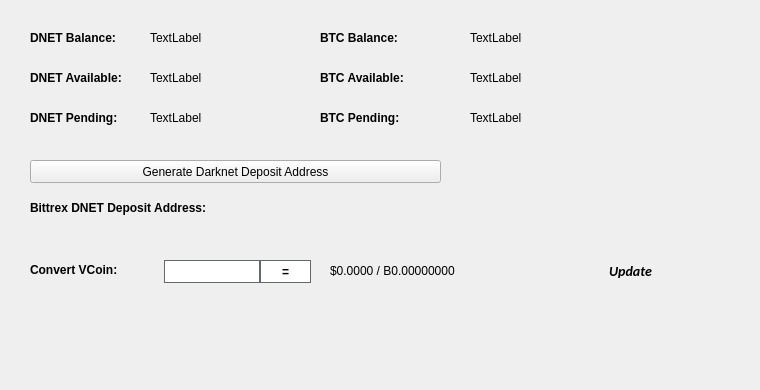
   <widget class="QWidget" name="BalanceTab">
    <attribute name="title">
     <string>Balance</string>
    </attribute>
    <widget class="QLabel" name="BitcoinBalanceLabel">
     <property name="geometry">
      <rect>
       <x>470</x>
       <y>30</y>
       <width>150</width>
       <height>16</height>
      </rect>
     </property>
     <property name="text">
      <string>TextLabel</string>
     </property>
    </widget>
    <widget class="QLabel" name="DNETBalanceLabel">
     <property name="geometry">
      <rect>
       <x>150</x>
       <y>30</y>
       <width>150</width>
       <height>16</height>
      </rect>
     </property>
     <property name="text">
      <string>TextLabel</string>
     </property>
    </widget>
    <widget class="QLabel" name="label_11">
     <property name="geometry">
      <rect>
       <x>30</x>
       <y>30</y>
       <width>101</width>
       <height>16</height>
      </rect>
     </property>
     <property name="font">
      <font>
       <weight>75</weight>
       <bold>true</bold>
      </font>
     </property>
     <property name="text">
      <string>DNET Balance:</string>
     </property>
    </widget>
    <widget class="QLabel" name="label_12">
     <property name="geometry">
      <rect>
       <x>320</x>
       <y>30</y>
       <width>101</width>
       <height>16</height>
      </rect>
     </property>
     <property name="font">
      <font>
       <weight>75</weight>
       <bold>true</bold>
      </font>
     </property>
     <property name="text">
      <string>BTC Balance:</string>
     </property>
    </widget>
    <widget class="QLabel" name="DNETAvailableLabel_2">
     <property name="geometry">
      <rect>
       <x>150</x>
       <y>70</y>
       <width>150</width>
       <height>16</height>
      </rect>
     </property>
     <property name="text">
      <string>TextLabel</string>
     </property>
    </widget>
    <widget class="QLabel" name="label_13">
     <property name="geometry">
      <rect>
       <x>30</x>
       <y>70</y>
       <width>111</width>
       <height>16</height>
      </rect>
     </property>
     <property name="font">
      <font>
       <weight>75</weight>
       <bold>true</bold>
      </font>
     </property>
     <property name="text">
      <string>DNET Available:</string>
     </property>
    </widget>
    <widget class="QLabel" name="label_14">
     <property name="geometry">
      <rect>
       <x>30</x>
       <y>110</y>
       <width>101</width>
       <height>16</height>
      </rect>
     </property>
     <property name="font">
      <font>
       <weight>75</weight>
       <bold>true</bold>
      </font>
     </property>
     <property name="text">
      <string>DNET Pending:</string>
     </property>
    </widget>
    <widget class="QLabel" name="DNETPendingLabel">
     <property name="geometry">
      <rect>
       <x>150</x>
       <y>110</y>
       <width>150</width>
       <height>16</height>
      </rect>
     </property>
     <property name="text">
      <string>TextLabel</string>
     </property>
    </widget>
    <widget class="QLabel" name="label_15">
     <property name="geometry">
      <rect>
       <x>320</x>
       <y>70</y>
       <width>111</width>
       <height>16</height>
      </rect>
     </property>
     <property name="font">
      <font>
       <weight>75</weight>
       <bold>true</bold>
      </font>
     </property>
     <property name="text">
      <string>BTC Available:</string>
     </property>
    </widget>
    <widget class="QLabel" name="BitcoinAvailableLabel">
     <property name="geometry">
      <rect>
       <x>470</x>
       <y>70</y>
       <width>150</width>
       <height>16</height>
      </rect>
     </property>
     <property name="text">
      <string>TextLabel</string>
     </property>
    </widget>
    <widget class="QLabel" name="label_31">
     <property name="geometry">
      <rect>
       <x>320</x>
       <y>110</y>
       <width>111</width>
       <height>16</height>
      </rect>
     </property>
     <property name="font">
      <font>
       <weight>75</weight>
       <bold>true</bold>
      </font>
     </property>
     <property name="text">
      <string>BTC Pending:</string>
     </property>
    </widget>
    <widget class="QLabel" name="BitcoinPendingLabel">
     <property name="geometry">
      <rect>
       <x>470</x>
       <y>110</y>
       <width>150</width>
       <height>16</height>
      </rect>
     </property>
     <property name="text">
      <string>TextLabel</string>
     </property>
    </widget>
    <widget class="QLabel" name="label_33">
     <property name="geometry">
      <rect>
       <x>30</x>
       <y>200</y>
       <width>221</width>
       <height>16</height>
      </rect>
     </property>
     <property name="font">
      <font>
       <weight>75</weight>
       <bold>true</bold>
      </font>
     </property>
     <property name="text">
      <string>Bittrex DNET Deposit Address:</string>
     </property>
    </widget>
    <widget class="QPushButton" name="GenDepositBTN">
     <property name="geometry">
      <rect>
       <x>30</x>
       <y>160</y>
       <width>411</width>
       <height>23</height>
      </rect>
     </property>
     <property name="text">
      <string>Generate Darknet Deposit Address</string>
     </property>
     <property name="icon">
      <iconset resource="../pivx.qrc">
       <normaloff>:/icons/bitcoin</normaloff>:/icons/bitcoin</iconset>
     </property>
    </widget>
    <widget class="QLabel" name="DepositAddressLabel">
     <property name="geometry">
      <rect>
       <x>200</x>
       <y>200</y>
       <width>261</width>
       <height>16</height>
      </rect>
     </property>
     <property name="palette">
      <palette>
       <active>
        <colorrole role="WindowText">
         <brush brushstyle="SolidPattern">
          <color alpha="255">
           <red>0</red>
           <green>0</green>
           <blue>0</blue>
          </color>
         </brush>
        </colorrole>
        <colorrole role="Text">
         <brush brushstyle="SolidPattern">
          <color alpha="255">
           <red>0</red>
           <green>0</green>
           <blue>255</blue>
          </color>
         </brush>
        </colorrole>
       </active>
       <inactive>
        <colorrole role="WindowText">
         <brush brushstyle="SolidPattern">
          <color alpha="255">
           <red>0</red>
           <green>0</green>
           <blue>0</blue>
          </color>
         </brush>
        </colorrole>
        <colorrole role="Text">
         <brush brushstyle="SolidPattern">
          <color alpha="255">
           <red>0</red>
           <green>0</green>
           <blue>255</blue>
          </color>
         </brush>
        </colorrole>
       </inactive>
       <disabled>
        <colorrole role="WindowText">
         <brush brushstyle="SolidPattern">
          <color alpha="255">
           <red>120</red>
           <green>120</green>
           <blue>120</blue>
          </color>
         </brush>
        </colorrole>
        <colorrole role="Text">
         <brush brushstyle="SolidPattern">
          <color alpha="255">
           <red>120</red>
           <green>120</green>
           <blue>120</blue>
          </color>
         </brush>
        </colorrole>
       </disabled>
      </palette>
     </property>
     <property name="font">
      <font>
       <weight>75</weight>
       <bold>true</bold>
      </font>
     </property>
     <property name="text">
      <string/>
     </property>
     <property name="alignment">
      <set>Qt::AlignRight|Qt::AlignTrailing|Qt::AlignVCenter</set>
     </property>
     <property name="textInteractionFlags">
      <set>Qt::LinksAccessibleByMouse|Qt::TextSelectableByKeyboard|Qt::TextSelectableByMouse</set>
     </property>
    </widget>
    <widget class="QLabel" name="label_8">
     <property name="geometry">
      <rect>
       <x>460</x>
       <y>300</y>
       <width>281</width>
       <height>81</height>
      </rect>
     </property>
     <property name="text">
      <string/>
     </property>
     <property name="pixmap">
      <pixmap>:/images/bittrex</pixmap>
     </property>
    </widget>
    <widget class="QWidget" name="widgetConversion" native="true">
     <property name="geometry">
      <rect>
       <x>0</x>
       <y>250</y>
       <width>751</width>
       <height>43</height>
      </rect>
     </property>
     <property name="minimumSize">
      <size>
       <width>0</width>
       <height>43</height>
      </size>
     </property>
     <property name="styleSheet">
      <string notr="true"/>
     </property>
     <widget class="QPushButton" name="btnUpdateMarketData">
      <property name="geometry">
       <rect>
        <x>575</x>
        <y>0</y>
        <width>111</width>
        <height>41</height>
       </rect>
      </property>
      <property name="sizePolicy">
       <sizepolicy hsizetype="Expanding" vsizetype="Expanding">
        <horstretch>0</horstretch>
        <verstretch>0</verstretch>
       </sizepolicy>
      </property>
      <property name="font">
       <font>
        <family>calibri</family>
        <pointsize>-1</pointsize>
        <weight>75</weight>
        <italic>true</italic>
        <bold>true</bold>
       </font>
      </property>
      <property name="styleSheet">
       <string notr="true">margin:0px;text-align:center;padding:2px;border-radius:3px;font-style:italic;width:100px;font-size:14px;font-family:calibri;font-weight:600;</string>
      </property>
      <property name="text">
       <string>Update</string>
      </property>
      <property name="iconSize">
       <size>
        <width>150</width>
        <height>35</height>
       </size>
      </property>
      <property name="autoDefault">
       <bool>true</bool>
      </property>
      <property name="default">
       <bool>true</bool>
      </property>
     </widget>
     <widget class="QLabel" name="lblConvertVCoin">
      <property name="geometry">
       <rect>
        <x>30</x>
        <y>10</y>
        <width>131</width>
        <height>20</height>
       </rect>
      </property>
      <property name="styleSheet">
       <string notr="true"/>
      </property>
      <property name="text">
       <string>&lt;html&gt;&lt;head/&gt;&lt;body&gt;&lt;p&gt;&lt;span style=&quot; font-weight:600;&quot;&gt;Convert VCoin:&lt;/span&gt;&lt;/p&gt;&lt;/body&gt;&lt;/html&gt;</string>
      </property>
     </widget>
     <widget class="QLineEdit" name="txtConvertVCoinQty">
      <property name="geometry">
       <rect>
        <x>160</x>
        <y>10</y>
        <width>100</width>
        <height>23</height>
       </rect>
      </property>
      <property name="minimumSize">
       <size>
        <width>100</width>
        <height>23</height>
       </size>
      </property>
      <property name="maximumSize">
       <size>
        <width>100</width>
        <height>16777215</height>
       </size>
      </property>
      <property name="styleSheet">
       <string notr="true">border: 1px solid #61696c;margin-left:4px;</string>
      </property>
     </widget>
     <widget class="QPushButton" name="btnConvertDarknet">
      <property name="geometry">
       <rect>
        <x>260</x>
        <y>10</y>
        <width>51</width>
        <height>23</height>
       </rect>
      </property>
      <property name="minimumSize">
       <size>
        <width>0</width>
        <height>23</height>
       </size>
      </property>
      <property name="styleSheet">
       <string notr="true">border:1px solid #61696c;background:white;font-weight:600;</string>
      </property>
      <property name="text">
       <string>=</string>
      </property>
     </widget>
     <widget class="QLabel" name="lblConvertVCoinResults">
      <property name="geometry">
       <rect>
        <x>330</x>
        <y>0</y>
        <width>201</width>
        <height>41</height>
       </rect>
      </property>
      <property name="styleSheet">
       <string notr="true"/>
      </property>
      <property name="text">
       <string>$0.0000 / B0.00000000</string>
      </property>
     </widget>
     <widget class="QLabel" name="iconOverviewUpdateWait">
      <property name="geometry">
       <rect>
        <x>670</x>
        <y>10</y>
        <width>24</width>
        <height>24</height>
       </rect>
      </property>
      <property name="text">
       <string/>
      </property>
      <property name="pixmap">
       <pixmap resource="../pivx.qrc">:/icons/transaction_1</pixmap>
      </property>
      <property name="scaledContents">
       <bool>true</bool>
      </property>
      <property name="alignment">
       <set>Qt::AlignCenter</set>
      </property>
     </widget>
    </widget>
   </widget>
